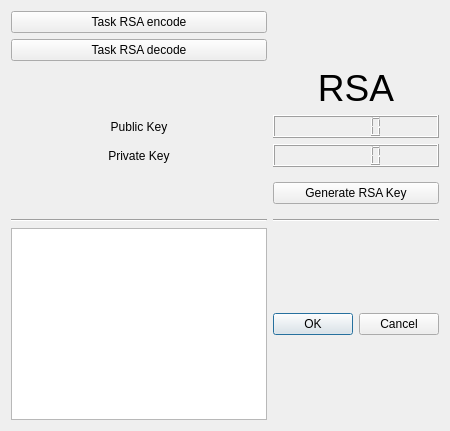
          <widget class="QWidget" name="tab_rsa">
           <attribute name="title">
            <string>RSA</string>
           </attribute>
           <layout class="QGridLayout" name="gridLayout_11">
            <item row="2" column="0">
             <layout class="QGridLayout" name="gridLayout_10">
              <item row="0" column="0">
               <widget class="QPushButton" name="pushButton_4">
                <property name="text">
                 <string>Task RSA encode</string>
                </property>
               </widget>
              </item>
              <item row="6" column="0">
               <widget class="QLabel" name="PublicKeyLabel">
                <property name="text">
                 <string>Public Key</string>
                </property>
                <property name="alignment">
                 <set>Qt::AlignCenter</set>
                </property>
               </widget>
              </item>
              <item row="10" column="1">
               <widget class="QDialogButtonBox" name="buttonBox">
                <property name="standardButtons">
                 <set>QDialogButtonBox::Cancel|QDialogButtonBox::Ok</set>
                </property>
               </widget>
              </item>
              <item row="2" column="0">
               <spacer name="verticalSpacer_2">
                <property name="orientation">
                 <enum>Qt::Vertical</enum>
                </property>
                <property name="sizeHint" stdset="0">
                 <size>
                  <width>20</width>
                  <height>40</height>
                 </size>
                </property>
               </spacer>
              </item>
              <item row="7" column="0">
               <widget class="QLabel" name="PrivateKeyLabel">
                <property name="text">
                 <string>Private Key</string>
                </property>
                <property name="alignment">
                 <set>Qt::AlignCenter</set>
                </property>
               </widget>
              </item>
              <item row="9" column="1">
               <widget class="Line" name="line_4">
                <property name="orientation">
                 <enum>Qt::Horizontal</enum>
                </property>
               </widget>
              </item>
              <item row="6" column="1">
               <widget class="QLCDNumber" name="lcdNumber_2">
                <property name="digitCount">
                 <number>5</number>
                </property>
               </widget>
              </item>
              <item row="10" column="0">
               <widget class="QPlainTextEdit" name="plainTextEdit"/>
              </item>
              <item row="7" column="1">
               <widget class="QLCDNumber" name="lcdNumber"/>
              </item>
              <item row="2" column="1">
               <widget class="QLabel" name="label_4">
                <property name="font">
                 <font>
                  <pointsize>28</pointsize>
                 </font>
                </property>
                <property name="text">
                 <string>RSA</string>
                </property>
                <property name="scaledContents">
                 <bool>true</bool>
                </property>
                <property name="alignment">
                 <set>Qt::AlignCenter</set>
                </property>
               </widget>
              </item>
              <item row="8" column="0">
               <spacer name="verticalSpacer">
                <property name="orientation">
                 <enum>Qt::Vertical</enum>
                </property>
                <property name="sizeHint" stdset="0">
                 <size>
                  <width>20</width>
                  <height>40</height>
                 </size>
                </property>
               </spacer>
              </item>
              <item row="9" column="0">
               <widget class="Line" name="line">
                <property name="orientation">
                 <enum>Qt::Horizontal</enum>
                </property>
               </widget>
              </item>
              <item row="8" column="1">
               <widget class="QPushButton" name="RSA_Key_button_generator">
                <property name="text">
                 <string>Generate RSA Key</string>
                </property>
               </widget>
              </item>
              <item row="1" column="0">
               <widget class="QPushButton" name="pushButton_3">
                <property name="text">
                 <string>Task RSA decode</string>
                </property>
               </widget>
              </item>
             </layout>
            </item>
           </layout>
          </widget>
